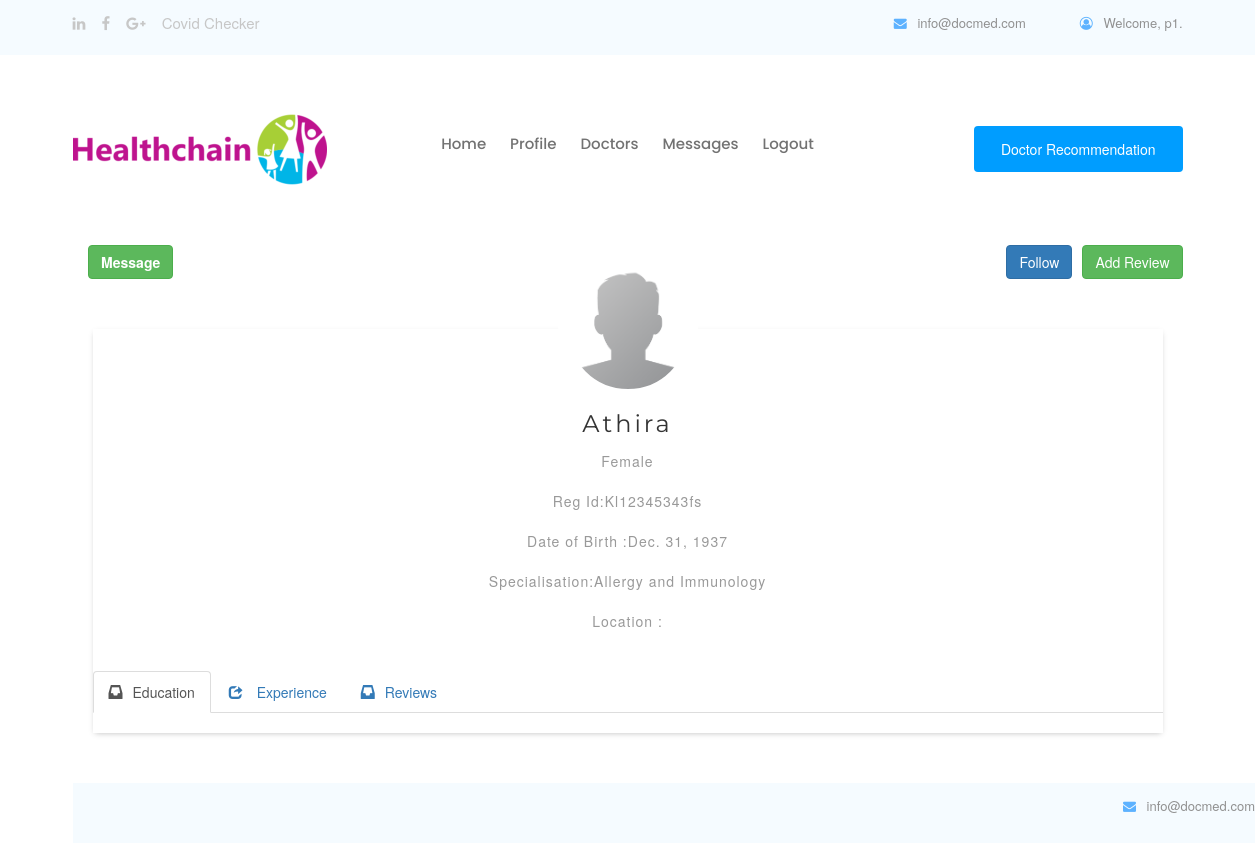
Before: /home/viewdoctor/Athira (signed in) with the older database file.
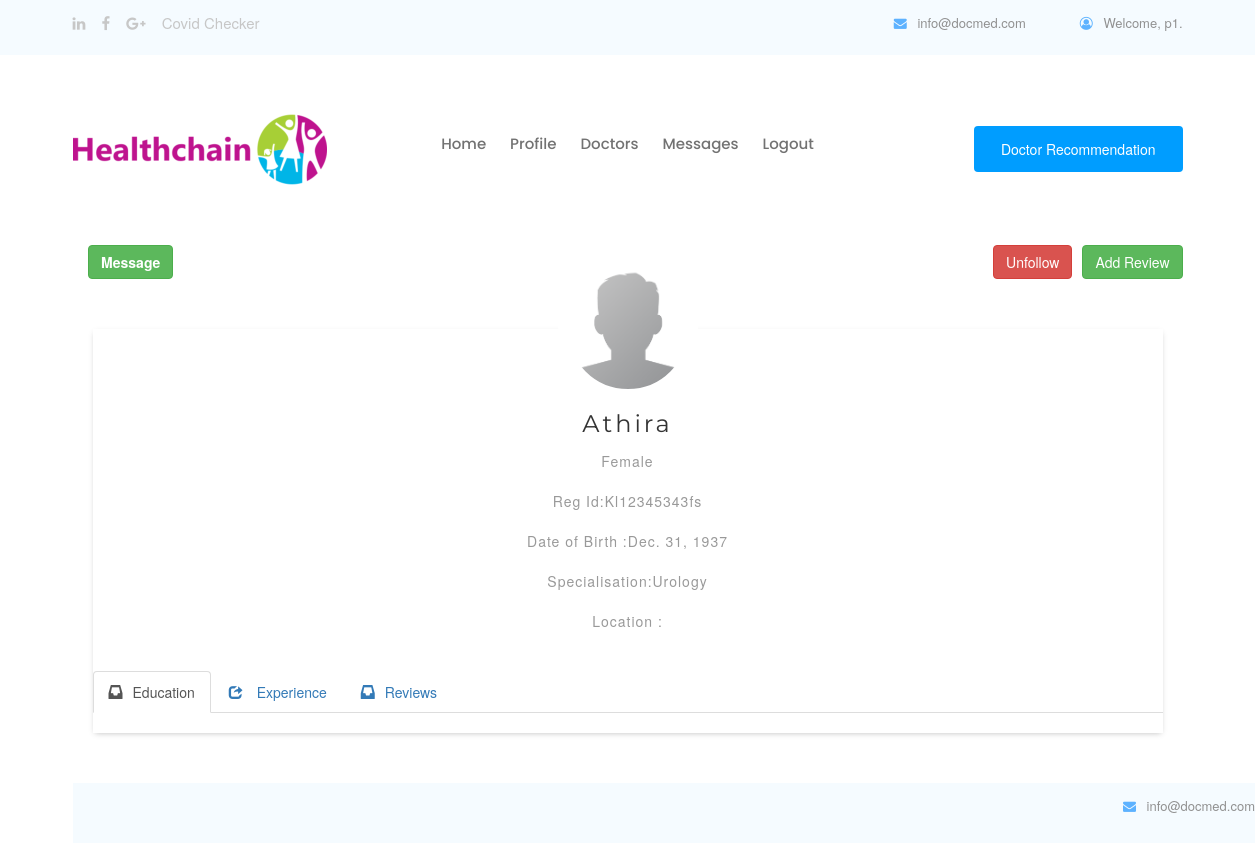
After: the same page with the newer database file.
### pages/models.py (models this page shows, shortened)
class Doctor(models.Model):
	id=models.BigAutoField(primary_key=True)
	username= models.OneToOneField(MyUser,on_delete=models.CASCADE)
	regid = models.CharField(max_length=60,unique=True)
	dname=models.CharField(max_length=50)
	dob = models.DateField(null=True, blank=True)
	gender=models.IntegerField(choices=GENDER_CHOICES,blank=True)
	spec=models.CharField(max_length=50,blank=True)
	hos=models.CharField(max_length=150,blank=True)
	imagefile=models.ImageField(upload_to='doctor/',default="default.jpg",blank=True,null=True)
	location = PlacesField()
	follower = GenericRelation(Follow,related_query_name='doctor')

### pages/views.py (the view)
# urls.py: path('viewdoctor/<slug:slug>',ViewDoctor.as_view(), name='viewdoctor'),
class ViewDoctor(MyPermissionMixin, DetailView):
    raise_exception = True
    login_url = "/login/"
    context_object_name = 'doctor'
    def get_object(self, *args, **kwargs):
        return get_object_or_404(Doctor, dname=self.kwargs['slug'])
    def get_context_data(self, **kwargs):
        context = super(ViewDoctor, self).get_context_data(**kwargs)
        if self.request.user.user_type == 1:
            pt = get_object_or_404(Patient, username=self.request.user)
        elif self.request.user.user_type == 2:
            pt = get_object_or_404(Doctor, username=self.request.user)
        doc = get_object_or_404(Doctor, dname=self.kwargs['slug'])
        followers = pt.follower.filter(following=doc)
        if followers:
            context['follow'] = 'True'
        else:
            context['follow'] = 'False'
        context['education'] = Education.objects.filter(user=doc)
        context['experience'] = Experience.objects.filter(user=doc)
        context['review'] = Review.objects.filter(doctor=doc)
        return context
    template_name = 'pages/doctorprofile.html'
    def test_func(self):
        return (self.request.user.user_type == 1 or self.request.user.user_type == 2)

### pages/models.py (called while the page is built)
	def __str__(self):
		return self.username

	def __str__(self):
		return self.pname

### pages/views.py (called while the page is built)
    def dispatch(self, request, *args, **kwargs):
        if not request.user.is_authenticated:
            return redirect('login')
        else:
            user_test_result = self.get_test_func()()
            if not request.user.is_authenticated or not user_test_result:
                return HttpResponse('<h2> Permission Denied ! </h2>')
            return super().dispatch(request, *args, **kwargs)

### pages/templates/pages/doctorprofile.html (shortened to what this page needs)
{% extends 'pages/base.html' %}
{% load static %}
{% block content %}
<link href="//netdna.bootstrapcdn.com/bootstrap/3.0.0/css/bootstrap.min.css"
  rel="stylesheet" id="bootstrap-css">
<link href="https://unpkg.com/gijgo@1.9.13/css/gijgo.min.css" rel="stylesheet"
  type="text/css" />
  <link rel="stylesheet" type="text/css" href="{% static 'css/star-rating-svg.css' %}">
{% if user.user_type == 1 %}
<button style="float: right;margin-left: 1opx;" class="btn btn-success" onclick="openFormreview()">
  Add Review
</button>
{% endif %}
{% if follow == 'True' %}
<button style="float: right;margin-right: 10px;" class="btn btn-danger">
  <a style="color: white;" href="{% url 'unfollowdoctor' pk=doctor.id %}">Unfollow</a>
</button>
<button class="open-button btn btn-success" onclick="openForm()">
  <strong>Message</strong>
</button>
{% elif follow == 'False' %}
<button style="float: right;margin-right: 10px;" class="btn btn-primary">
  <a style="color: white;" href="{% url 'followdoctor' pk=doctor.id %}">Follow</a>
</button>
<button class="open-button btn btn-success" onclick="openForm()">
  <strong>Message</strong>
</button>
{% endif %}
<div class="rela-block profile-card">
  <div class="profile-pic" id="profile_pic">
  </div>
  <div class="rela-block profile-name-container">
    <div class="rela-block user-name" id="user_name">{{doctor.dname}}</div>
    <div class="rela-block user-desc" id="user_description">{{doctor.get_gender_display}}</div><br>
    <div class="rela-block user-desc" id="user_description">Reg
      Id:{{doctor.regid}}</div><br>
    <div class="rela-block user-desc" id="user_description">Date of Birth
      :{{doctor.dob}}</div><br>
    <div class="rela-block user-desc" id="user_description">Specialisation:{{doctor.spec}}</div><br>
    <div class="rela-block user-desc" id="user_description">Location
      :{{doctor.location.place}}</div><br>
  </div>
  <ul class="nav nav-tabs">
    <li class="active"><a href="#education" data-toggle="tab"><span
          class="glyphicon glyphicon-inbox">
        </span>Education</a></li>
    <li><a href="#experience" data-toggle="tab"><span class="glyphicon
          glyphicon-share"></span>
        Experience</a></li>
    <li><a href="#reviews" data-toggle="tab"><span class="glyphicon
          glyphicon-inbox">
        </span>Reviews</a></li>
  </ul>
  <br>
{% endblock %}

Changed rows visible on the page:
changed Doctor "Athira": spec "Allergy and Immunology" → "Urology"
Other visible differences:
text no longer shown: "Follow"
text now shown: "Unfollow"
